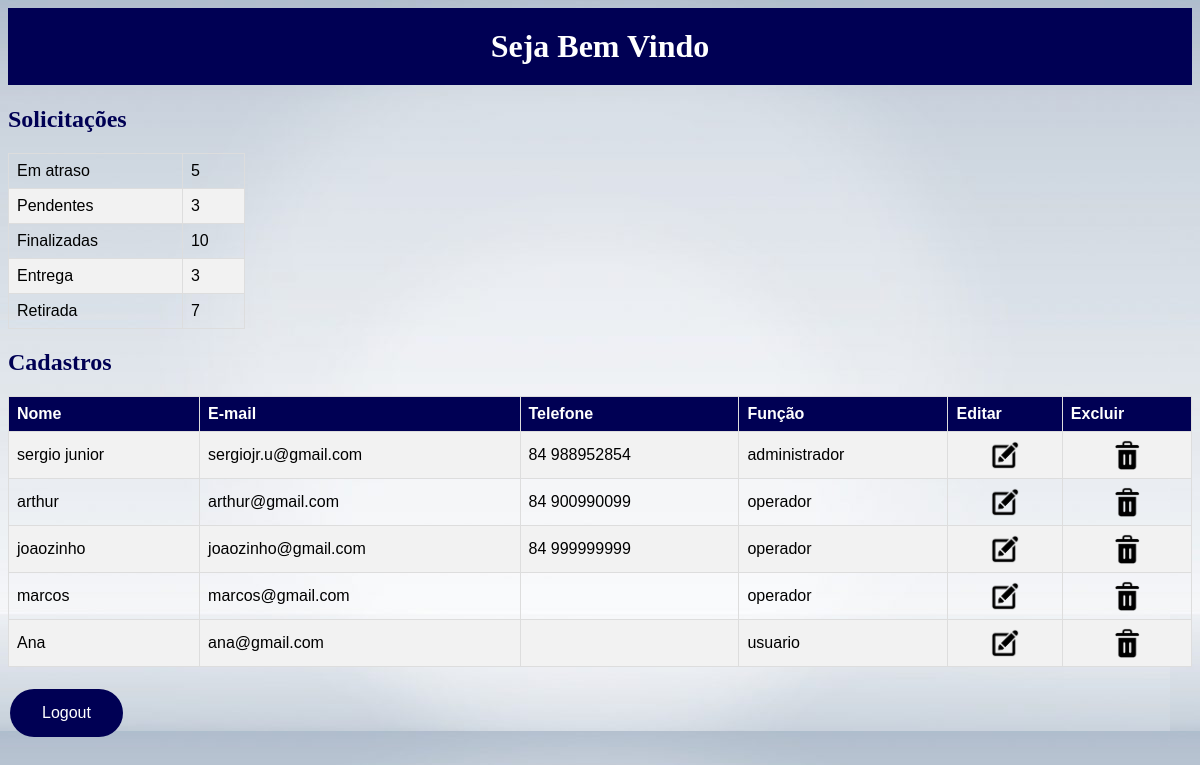
/bdweb_hub/home.php (signed in), run on the app's committed database.
### tables this page shows
CREATE TABLE `solicitacoes` (
  `id_solicitacoes` int(11) NOT NULL,
  `tipo` varchar(250) NOT NULL,
  `quantidade` int(11) NOT NULL
);

CREATE TABLE `usuario` (
  `id` int(11) NOT NULL,
  `nome` varchar(255) NOT NULL,
  `email` varchar(255) NOT NULL,
  `telefone` varchar(50) NOT NULL,
  `funcao` varchar(255) NOT NULL,
  `senha` varchar(50) NOT NULL
);

### bdweb_hub/home.php (the view, shortened to what this page needs)
<html>
<head>
</head>
<body>
<?php
    if($_SESSION["logado"]==true){
?>
    <h1 class='header'><b>Seja Bem Vindo <?php echo $_SESSION["nome"]; ?> </b></h1>
    <?php
    $servername = "localhost";
    $username = "root";
    $password = "";
    $dbname = "epiz_28940963_VOID_HUB";
    $conn = new mysqli($servername, $username, $password, $dbname);
    ?>
    <h2 class='header2'><b>Solicitações</b></h2>
    <?php
    $sql = "SELECT * FROM solicitacoes";
    $result = $conn->query($sql);
    if ($result->num_rows > 0) {
      echo "<table id='hub2'>";
      while($row = $result->fetch_assoc()){
        $id = $row["id_solicitacoes"];
    ?>
        <tr>
            <td> <?php
                switch ($id) {
                  case 1:
                      echo "Em atraso";
                      break;
                  case 2:
                      echo "Pendentes";
                      break;
                  case 3:
                      echo "Finalizadas";
                      break;
                  case 4:
                      echo "Entrega";
                  break;
                  case 5:
                      echo "Retirada";
                  break;
              }
            ?> </td>
            <td> <?php echo $row["quantidade"]; ?> </td>
          </tr>
    <?php
      }
      echo "</table>";
    } else {
      echo "0 results";
      }
    ?>
    <h2 class='header2'><b>Cadastros</b></h2>
    <?php
    $sql = "SELECT * FROM usuario";
    $result = $conn->query($sql);
    if ($result->num_rows > 0) {
      echo "<table id='hub'>
      <tr>
          <th>Nome</th>
          <th>E-mail</th>
          <th>Telefone</th>
          <th>Função</th>
          <th>Editar</th>
          <th>Excluir</th>
      </tr>";
      while($row = $result->fetch_assoc()){
        $id = $row["id"];
    ?>
        <tr>
            <td> <?php echo $row["nome"]; ?> </td>
            <td> <?php echo $row["email"]; ?> </td>
            <td> <?php echo $row["telefone"]; ?> </td>
            <td> <?php echo $row["funcao"]; ?> </td>
            <td align='center' >
            <a type="button" target="blank"  href='editar.php?id=<?php echo $id; ?>' value="Editar"><img src= 'imagens/edit.png' style='height:30px' alt='Editar'></a>
            </td>
            <td align='center' >
            <a type="button" target="blank"  href='confirmarDelete.php?id=<?php echo $id; ?>' value="Excluir" onclick="return confirm('Tem certeza que quer prosseguir com o cancelamento?')"><img src= 'imagens/delete.png' style='height:30px' alt='Excluir'></a>
            </td>
          </tr>
    <?php
      }
      echo "</table>";
    } else {
      echo "0 results";
      }
    } else{
        echo "Usuario não cadastrado";
    }
    ?>
<br>
<form action="logout.php">
  <input type="submit" class="button" value="Logout">
</form>
</body>
</html>

### bdweb_hub/home.php (style rules this page uses)
#hub { font-family: Arial, Helvetica, sans-serif; border-collapse: collapse; width: 100%; }
#hub td, #hub th { border: 1px solid #ddd; padding: 8px; }
#hub tr:nth-child(even) { background-color: #f2f2f2; }
#hub th { padding-top: 12px; padding-bottom: 12px; text-align: left; background-color: #000054; color: white; }
#hub2 { font-family: Arial, Helvetica, sans-serif; border-collapse: collapse; width: 20%; }
#hub2 td, #hub th { border: 1px solid #ddd; padding: 8px; }
#hub2 tr:nth-child(even) { background-color: #f2f2f2; }
.button { font-family: Arial, Helvetica, sans-serif; background-color: #000054; border-radius: 25px; border: none; color: white; padding: 15px 32px; text-align: center; text-decoration: none; display: inline-block; font-size: 16px; margin: 4px 2px; cursor: pointer; }
.header { background-color:#000054; color:white; font-family:verdana; text-align:center; padding:20px 50px; }
.header2 { color:#000054; font-family:verdana; }
body { background-image: url("imagens/background.jpg"); }

### data on the page
solicitacoes: shows "Em atraso", quantidade "5"
solicitacoes: shows "Pendentes", quantidade "3"
solicitacoes: shows "Finalizadas", quantidade "10"
solicitacoes: shows "Entrega", quantidade "3"
solicitacoes: shows "Retirada", quantidade "7"
usuario: nome "sergio junior", email "sergiojr.u@gmail.com", telefone "84 988952854", funcao "administrador"
usuario: nome "arthur", email "arthur@gmail.com", telefone "84 900990099", funcao "operador"
usuario: nome "joaozinho", email "joaozinho@gmail.com", telefone "84 999999999", funcao "operador"
usuario: nome "marcos", email "marcos@gmail.com", funcao "operador"
usuario: nome "Ana", email "ana@gmail.com", funcao "usuario"
